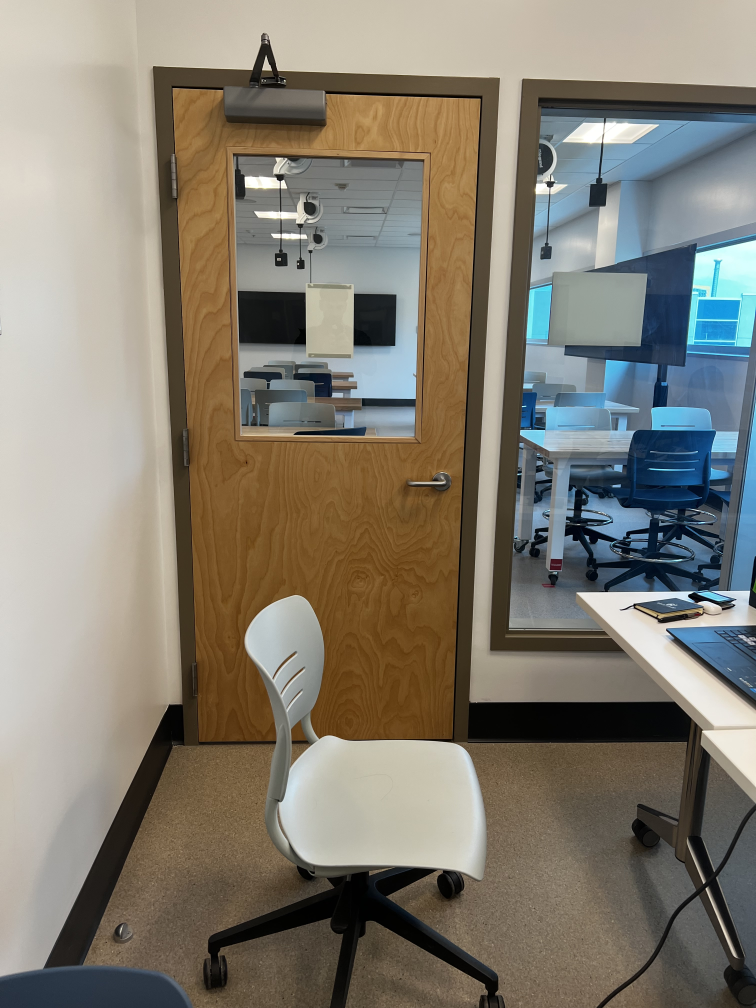
#> input picture data/room.jpg, 3024 x 4032 px, found by its file name (shown at 1/4 size)
$ python edge_detection.py
#> lines starting #> are read from the running program, lines starting #| are printed output that depends on the picture; after the words box and inside, x2 and y2 are one past the last pixel; in counts of white or black regions, pixels touching at a corner belong together
import cv2

img = cv2.imread("data/room.jpg")
#> img is the input picture: shape (4032, 3024, 3); mean B, G, R 113.1, 125.1, 130.7

resized = cv2.resize(img, (800, 600))
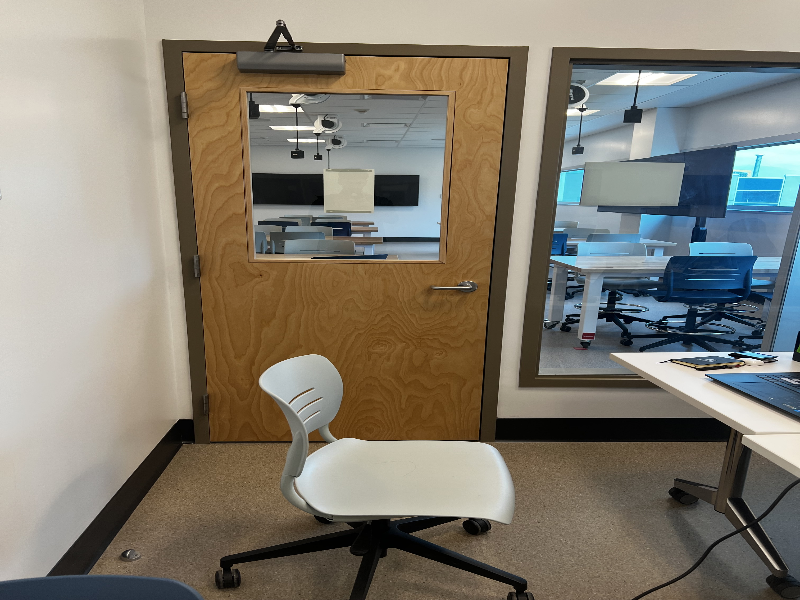
#> resized: shape (600, 800, 3); mean B, G, R 113.1, 125, 130.7

gray = cv2.cvtColor(resized, cv2.COLOR_BGR2GRAY)
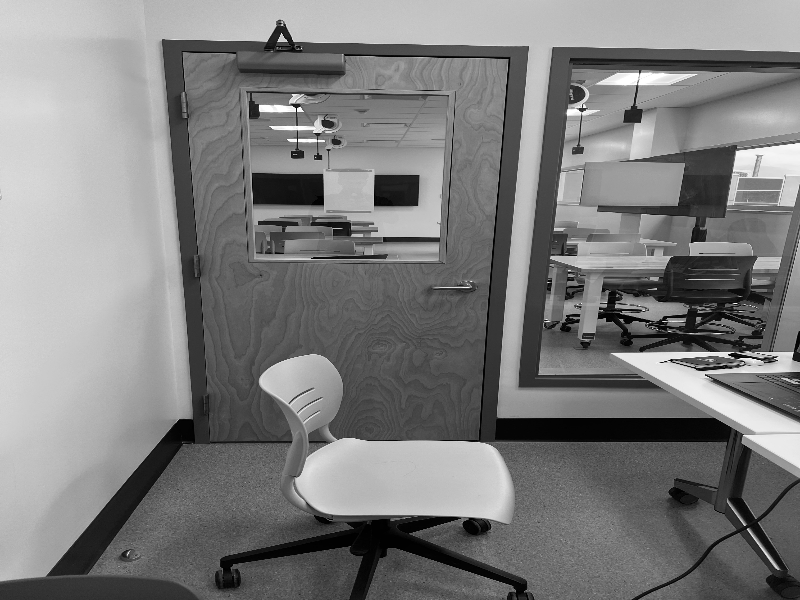
#> gray: shape (600, 800); min 0, max 255, mean 125.3

edges = cv2.Canny(gray, 100, 200)
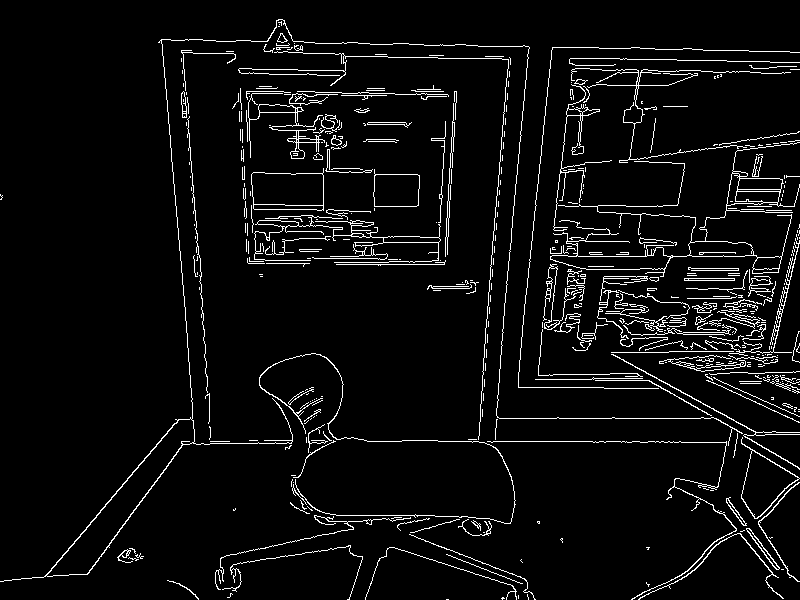
#> edges: shape (600, 800); 5.1% white in thin lines or dots

cv2.imshow("Edges", edges)

cv2.waitKey(0)
cv2.destroyAllWindows()

$ run again, with data/frame.jpg copied over data/room.jpg
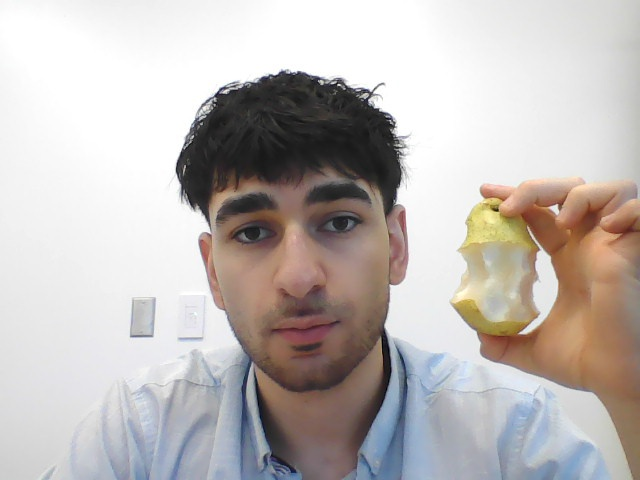
#> input picture data/frame.jpg, 640 x 480 px, found by its file name
#> img is the input picture: shape (480, 640, 3); mean B, G, R 182.7, 185.4, 191.5
#> `gray = cv2.cvtColor(resized, cv2.COLOR_BGR2GRAY)`:
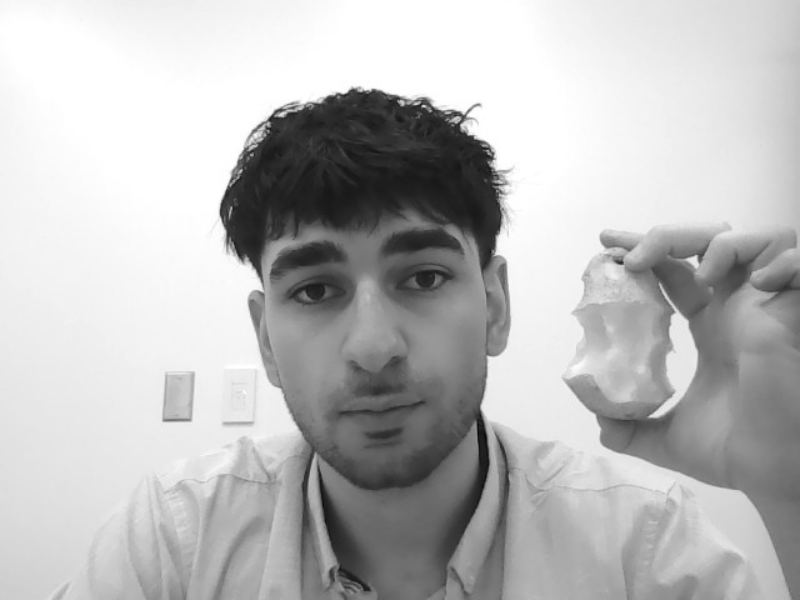
#> gray: shape (600, 800); min 5, max 255, mean 186.9
#> `edges = cv2.Canny(gray, 100, 200)`:
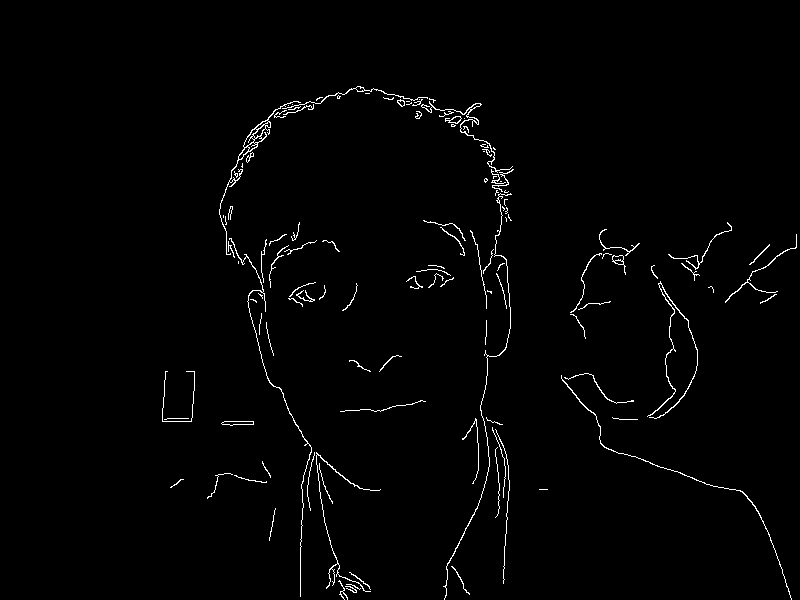
#> edges: shape (600, 800); 1.4% white in thin lines or dots, all inside (x1, y1, x2, y2) = (162, 86, 797, 600)
